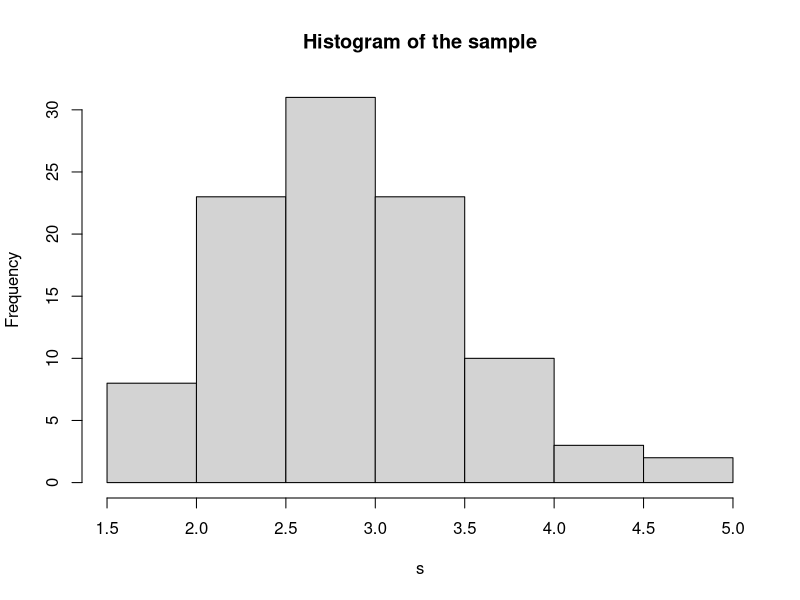
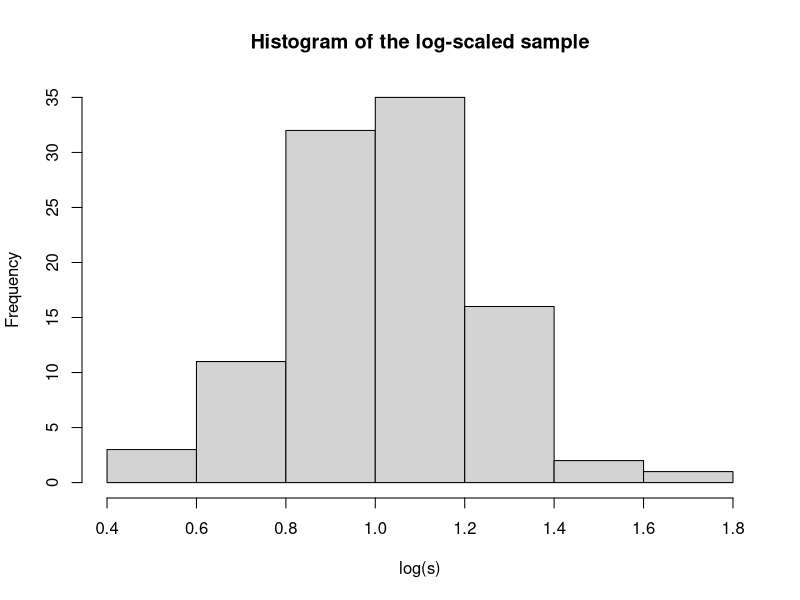

These figures' R source, in order:
## ---- chunk 1
knitr::opts_chunk$set(echo = TRUE)
## ---- chunk 2
set.seed(1)
s <- rlnorm(n = 100, meanlog = 1, sdlog = 0.25)
## ---- chunk 3
hist(s, main = "Histogram of the sample")
## ---- chunk 4
hist(log(s), main = "Histogram of the log-scaled sample")
